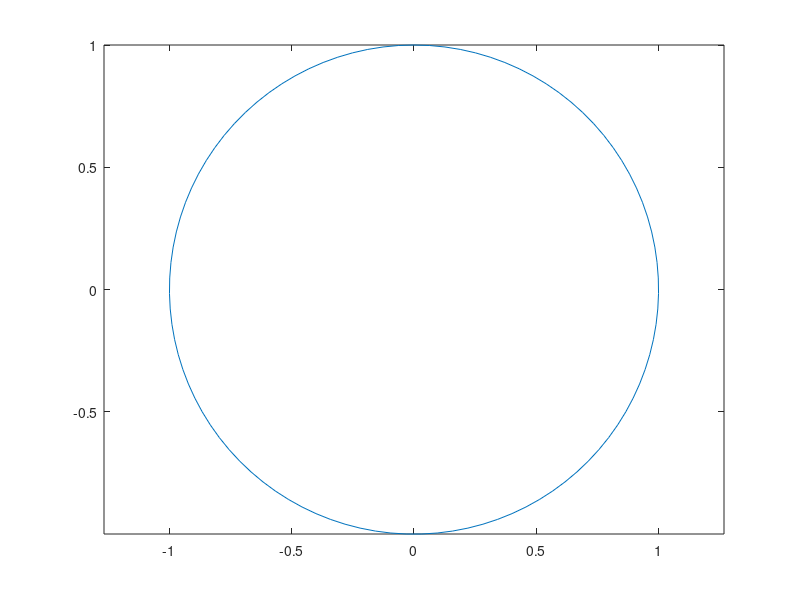
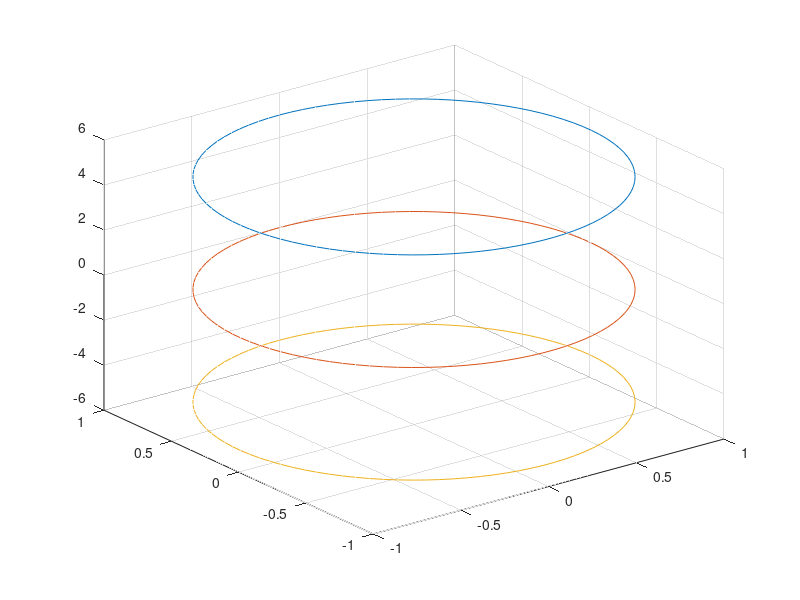
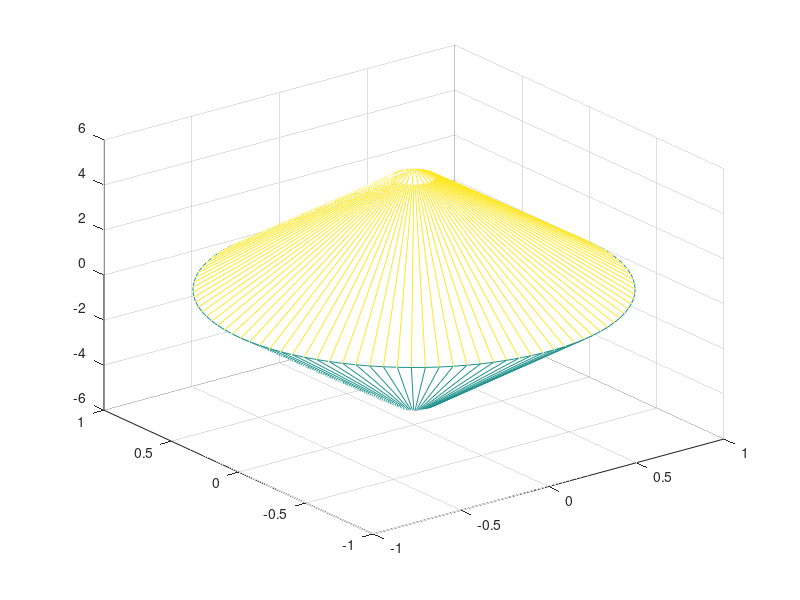
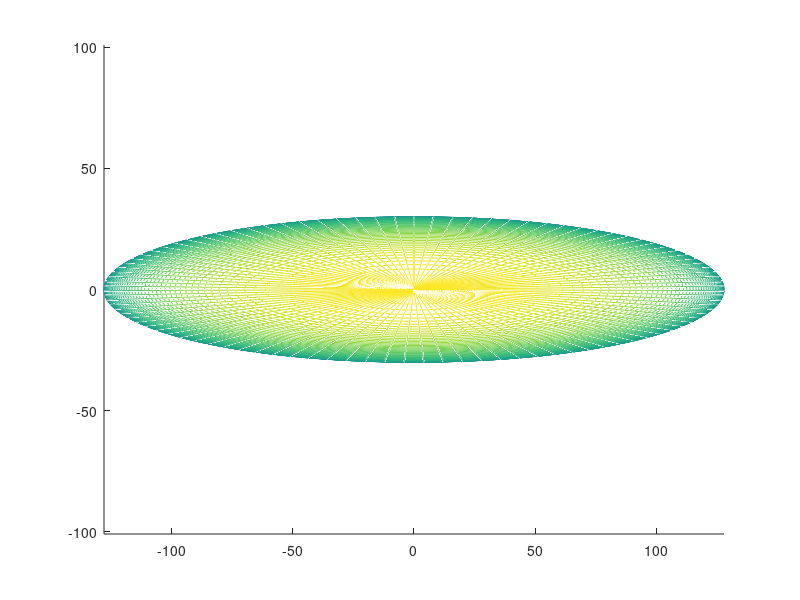

Source code (MATLAB) for these figures, in order:
function plot_ellipsoid()
%%%No inputs or outputs
close all
clc

%%%Plot a circle

a = 1;
b = 1;
%theta = 0:(0.1):(2*pi+0.1);
theta = linspace(0,2*pi,100);

x = a*sin(theta);
y = b*cos(theta);

plot(x,y)

axis equal

%%%Plot a circle in 3 Dimensions
figure()

z1 = 5*ones(1,length(x));

plot3(x,y,z1)

grid on

%%%%Plot two more circles
hold on

z2 = zeros(1,length(x));

plot3(x,y,z2)

z3 = -5*ones(1,length(x));

plot3(x,y,z3)


%%%Plot a cylinder

%%%Convert my vectors to matrices
figure()

xx = [0.1*x;x;0.1*x]; %%%Top;middle;bottom
yy = [0.1*y;y;0.1*y]; %%%Top;middle;bottom
zz = [z1;z2;z3]; %%%Top;middle;bottom
size(xx)
size(yy)
size(zz)

mesh(xx,yy,zz)


%%%%Plot a cylinder with a lot of circles

num_circles = 100;
figure()
hold on


t = 21.5;
ma = 128;
mi = 30;
z = linspace(-t,t,num_circles);
%%%Empty Vectors
xx = [];
yy = [];
zz = [];
for zdx = 1:num_circles
    
    zii = z(zdx)*ones(1,length(x));
        
    %%%Plot a circle num_circle times
    
    radius = 1*sqrt(1-(zii(1)/t)^2); %%Maximum value of 1
    
    %plot3(radius*x,radius*y,zii)
    %view([-27 30])
    %pause(0.1)
    %drawnow
    
    %%%Concatenate my vectors
    xx = [xx;ma*radius*x];
    yy = [yy;mi*radius*y];
    zz = [zz;zii];
    
end

axis equal

mesh(xx,yy,zz)



end
